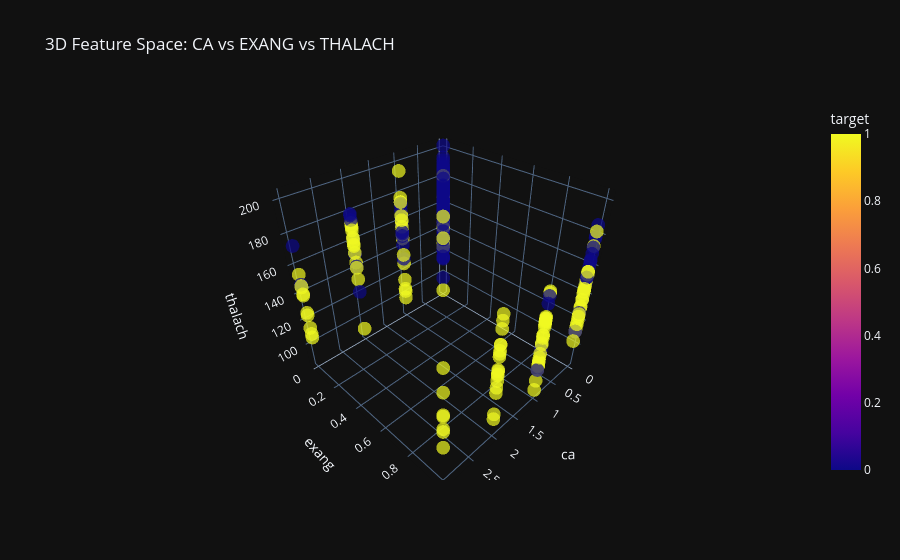

The code cell stored with this chart in its notebook:
### Markdown cell above
#### Visualization of the Decision Space

### Code cell
import plotly.express as px

# Visualizing top 3 features
fig = px.scatter_3d(df, x='ca', y='exang', z='thalach',
              color='target', opacity=0.7,
              title="3D Feature Space: CA vs EXANG vs THALACH")
fig.show()

### Figure 1 — Plotly figure (JSON) as saved in the notebook; plotly's stock layout.template omitted (floating-point values rounded to 4 significant figures; data arrays with more than 128 entries replaced by an {"elided": "..."} marker saying what was removed)
{"data": [{"hovertemplate": "ca=%{x}<br>exang=%{y}<br>thalach=%{z}<br>target=%{marker.color}<extra></extra>", "legendgroup": "", "marker": {"color": {"elided": "303 int values"}, "coloraxis": "coloraxis", "opacity": 0.7, "symbol": "circle"}, "mode": "markers", "name": "", "scene": "scene", "showlegend": false, "x": {"elided": "303 int values"}, "y": {"elided": "303 int values"}, "z": {"elided": "303 int values"}, "type": "scatter3d"}], "layout": {"scene": {"domain": {"x": [0.0, 1.0], "y": [0.0, 1.0]}, "xaxis": {"title": {"text": "ca"}}, "yaxis": {"title": {"text": "exang"}}, "zaxis": {"title": {"text": "thalach"}}}, "coloraxis": {"colorbar": {"title": {"text": "target"}}, "colorscale": [[0.0, "#0d0887"], [0.1111, "#46039f"], [0.2222, "#7201a8"], [0.3333, "#9c179e"], [0.4444, "#bd3786"], [0.5556, "#d8576b"], [0.6667, "#ed7953"], [0.7778, "#fb9f3a"], [0.8889, "#fdca26"], [1.0, "#f0f921"]]}, "legend": {"tracegroupgap": 0}, "title": {"text": "3D Feature Space: CA vs EXANG vs THALACH"}}}
